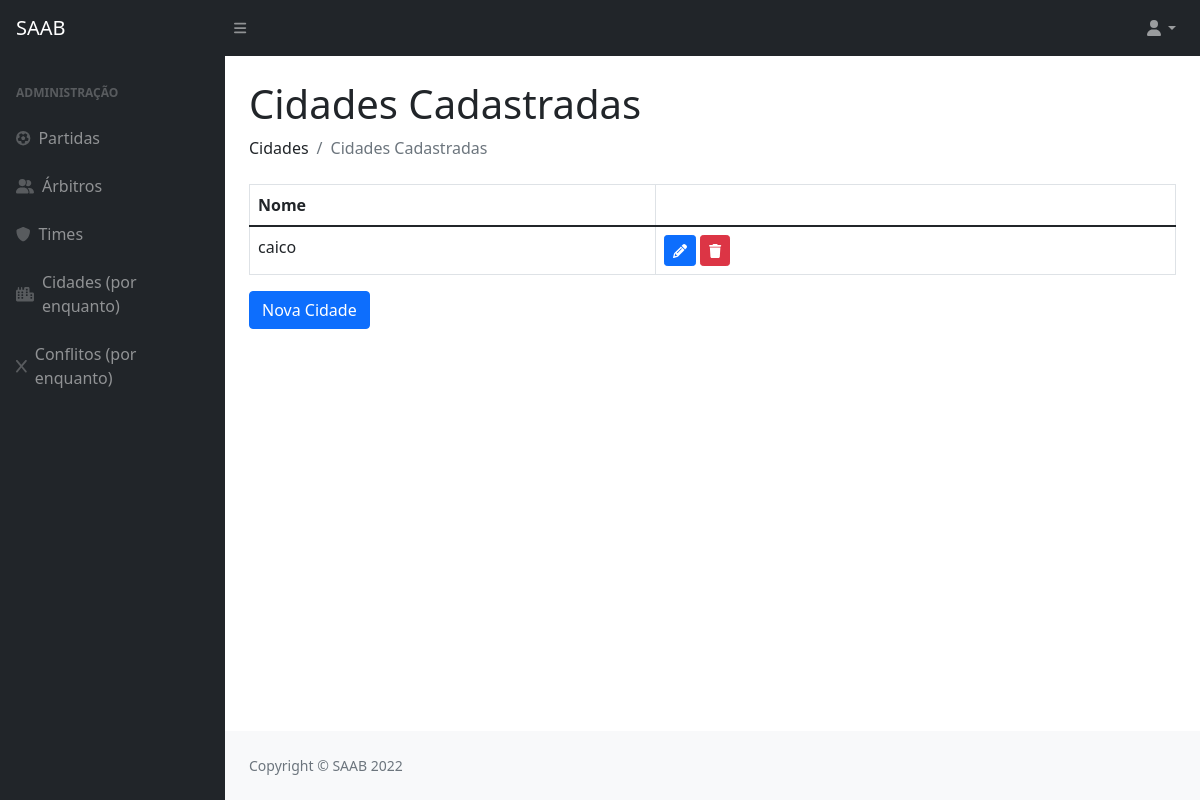
The app's page /cidades/, older data.
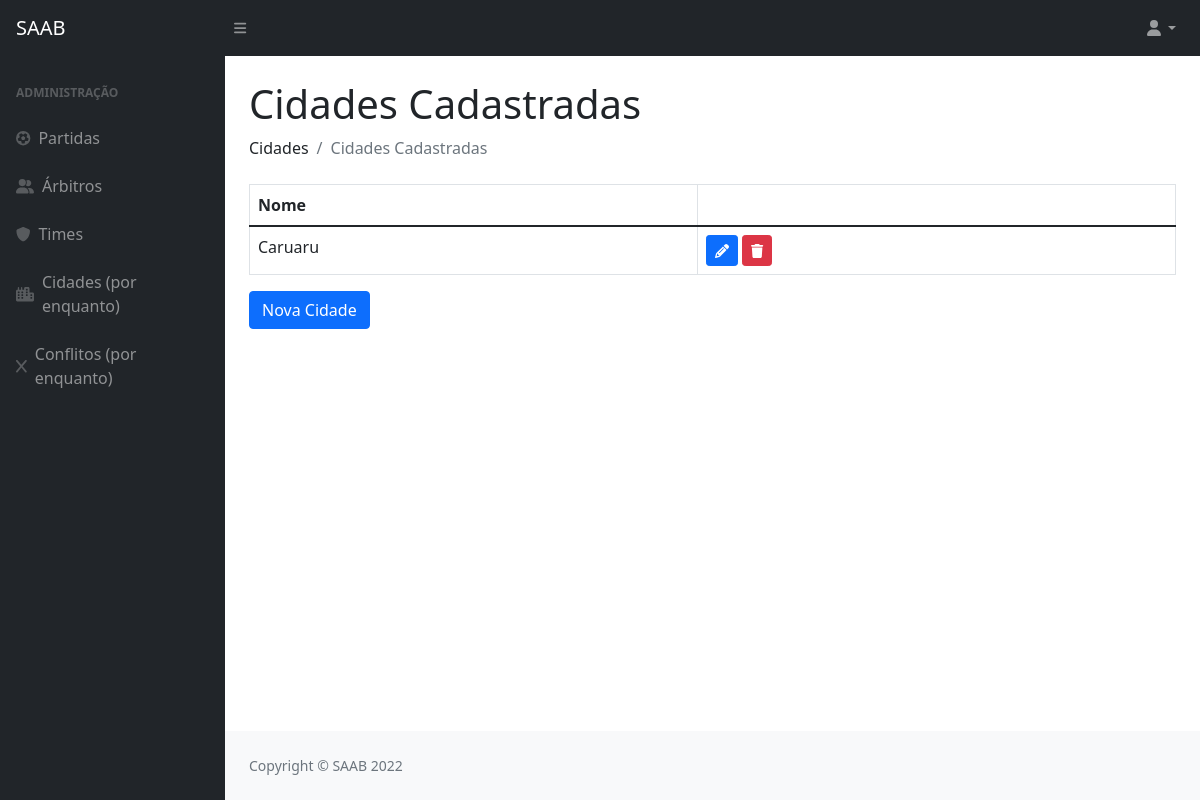
The same page, newer data.
### privado/models.py (models this page shows, shortened)
class Cidade(models.Model):
    codigo = models.AutoField(primary_key=True)
    nome = models.CharField(max_length=100)

### privado/views.py (the view)
# urls.py: path('cidades/', cidades, name="url_cidades"),
def cidades(request):
    cidd = Cidade.objects.all()
    pacote = {"cidades": cidd, "editCidade": 123}
    return render(request, "SAAB/cidades.html", pacote)

### privado/templates/SAAB/cidades.html (shortened to what this page needs)
{% extends 'SAAB/layout.html' %}
{% block conteudo %}
{% load static %}
{% load crispy_forms_tags %}
<!DOCTYPE html>
<html>
    <head>
    </head>
    <body>
        <h1 class="mt-4">Cidades Cadastradas</h1>
        <ol class="breadcrumb mb-4">
            <li class="breadcrumb-item">Cidades</li>
            <li class="breadcrumb-item active">Cidades Cadastradas</li>
        </ol>
        <table class="table table-bordered">
            <thead>
                <tr>
                    <th>Nome</th>
                    <th></th>
                </tr>
            </thead>
            {% for i in cidades %}
                <tr>
                    <td>{{ i.nome }}</td>
                    <td>
                        <a href="{% url 'url_updateCidade' i.codigo %}"><button class="btn btn-primary btn-sm"><i class="fas fa-pencil"></i></button></a>
                        <a href="{% url 'url_deleteCidade' i.codigo %}"><button class="btn btn-danger btn-sm"><i class="fas fa-trash"></i></button></a>
                    </td>
                </tr>
            {% endfor %}
        </table>
        <a href="{% url 'url_formCidade' %}"><button  class="btn btn-primary">Nova Cidade</button></a>
    </body>
</html>
{% endblock %}

Row changes from the older to the newer data that the page shows:
changed Cidade: nome "caico" → "Caruaru"
